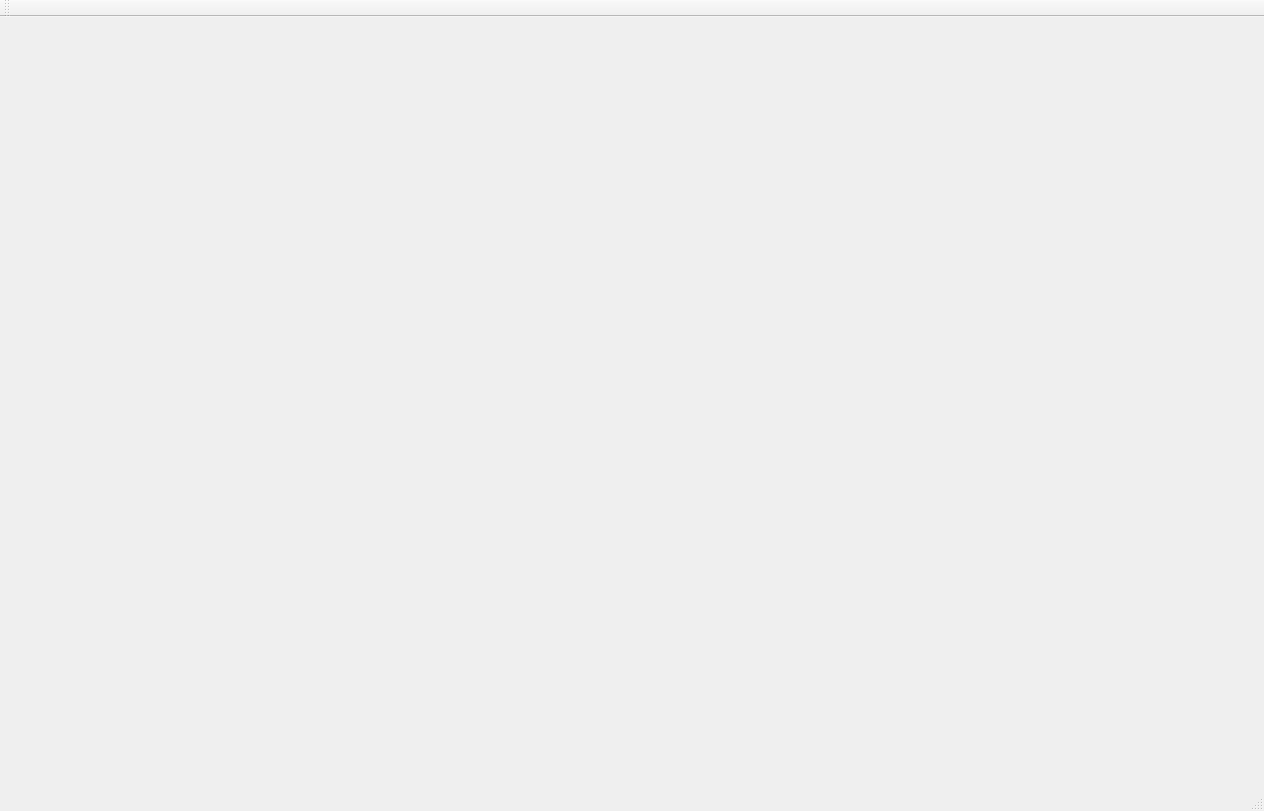
<?xml version="1.0" encoding="UTF-8"?>
<ui version="4.0">
 <class>MainWindowClass</class>
 <widget class="QMainWindow" name="MainWindowClass">
  <property name="geometry">
   <rect>
    <x>0</x>
    <y>0</y>
    <width>1264</width>
    <height>811</height>
   </rect>
  </property>
  <property name="windowTitle">
   <string>MainWindow</string>
  </property>
  <widget class="QDirect3D11Widget" name="view"/>
  <widget class="QMenuBar" name="menuBar">
   <property name="geometry">
    <rect>
     <x>0</x>
     <y>0</y>
     <width>1264</width>
     <height>21</height>
    </rect>
   </property>
  </widget>
  <widget class="QToolBar" name="mainToolBar">
   <attribute name="toolBarArea">
    <enum>TopToolBarArea</enum>
   </attribute>
   <attribute name="toolBarBreak">
    <bool>false</bool>
   </attribute>
  </widget>
  <widget class="QStatusBar" name="statusBar"/>
 </widget>
 <layoutdefault spacing="6" margin="11"/>
 <customwidgets>
  <customwidget>
   <class>QDirect3D11Widget</class>
   <extends>QWidget</extends>
   <header>QDirect3D11Widget.h</header>
   <container>1</container>
  </customwidget>
 </customwidgets>
 <resources>
  <include location="MainWindow.qrc"/>
 </resources>
 <connections/>
</ui>
